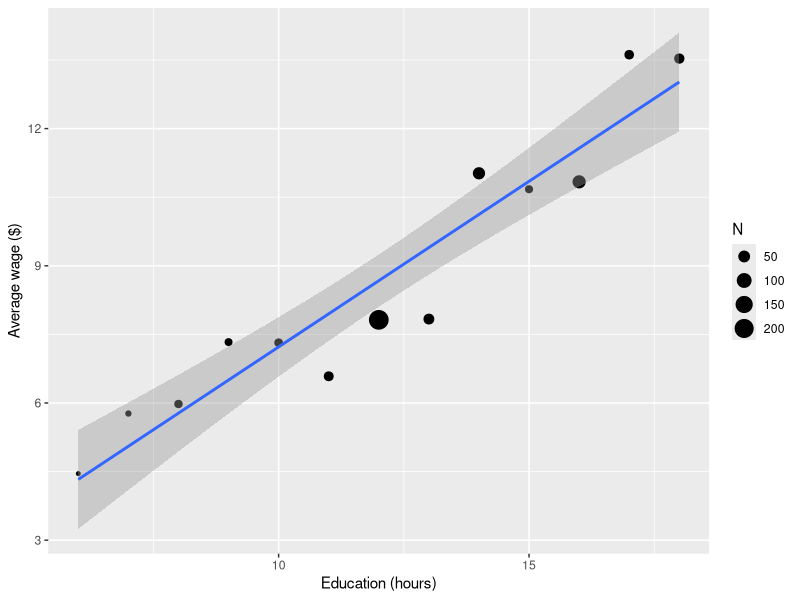
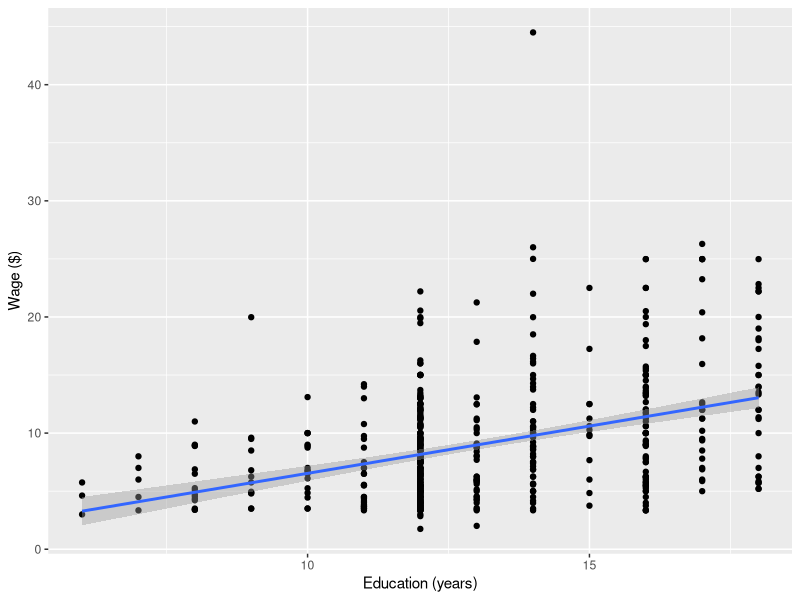
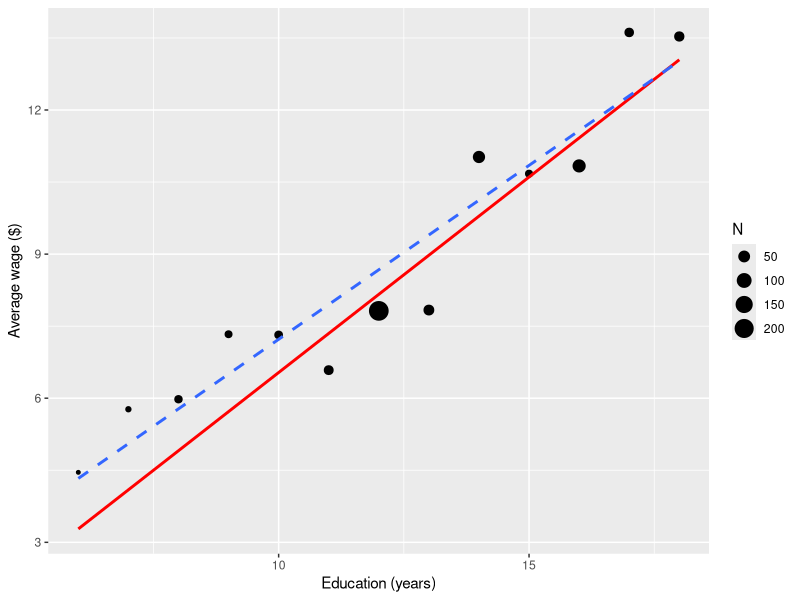
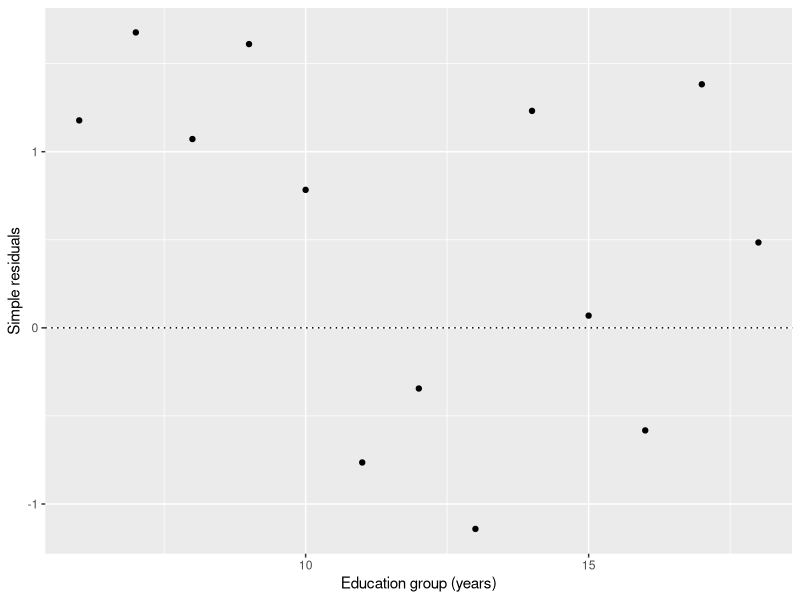
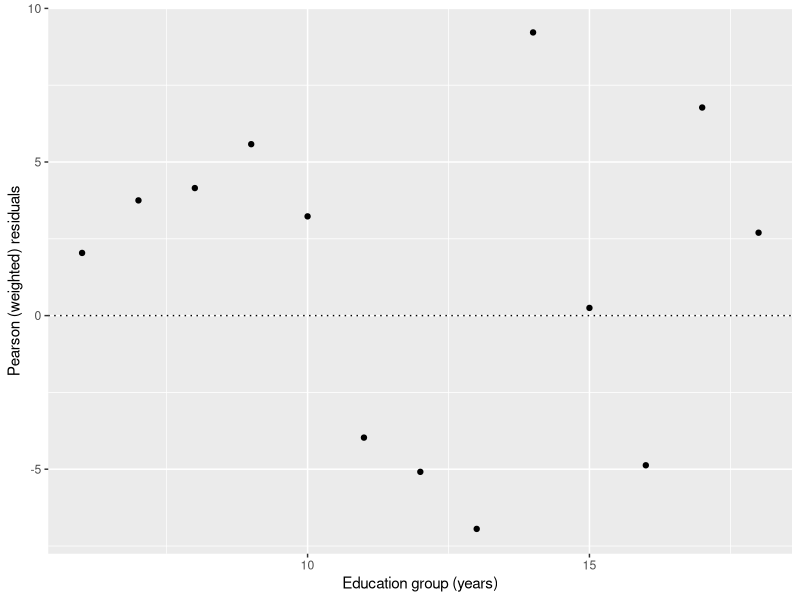
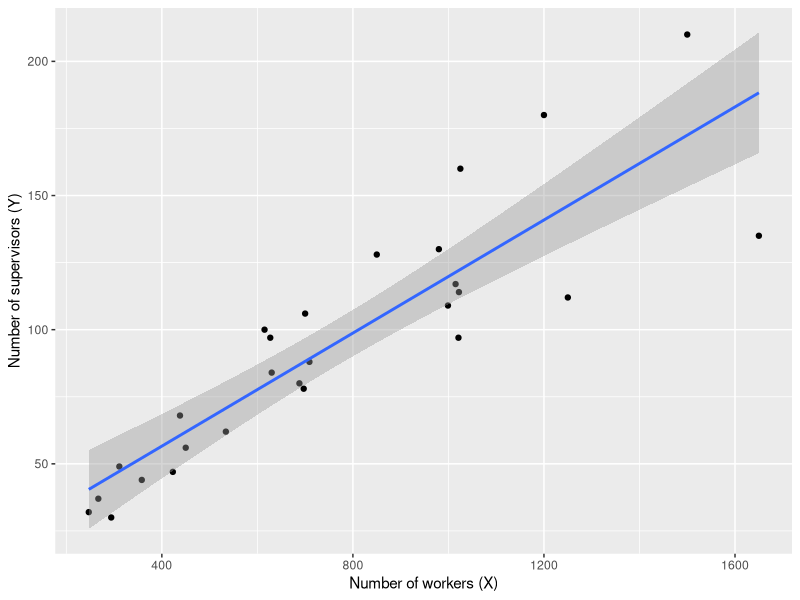
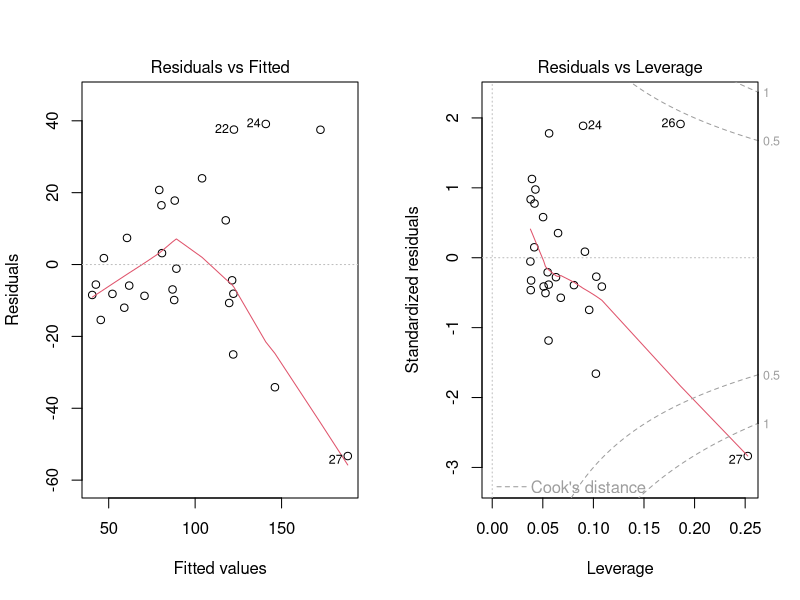
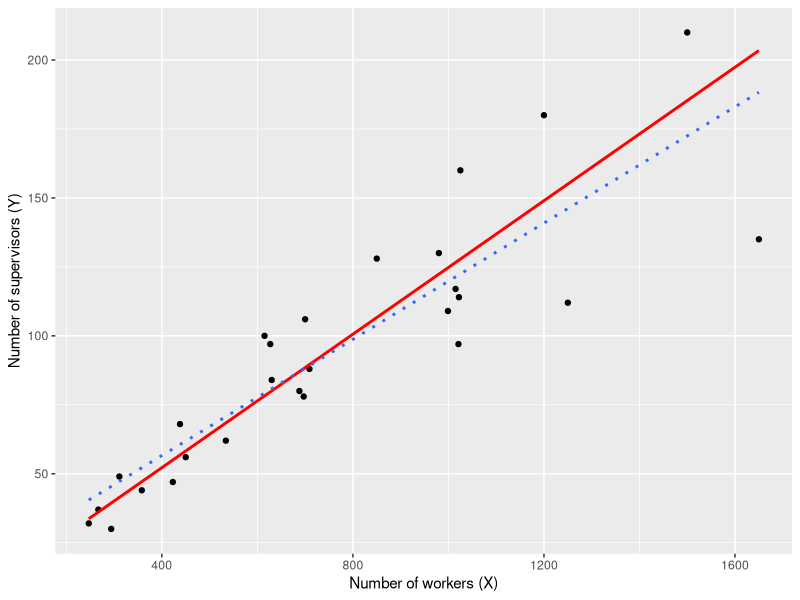

The R script that drew these images, in order:
## ---- chunk 1
library(knitr)
opts_chunk$set(dev=c("png", "pdf"))
opts_chunk$set(fig.height=5, fig.width=7, fig.path="Figures/", fig.alt="unlabelled")
opts_chunk$set(comment="", fig.align="center", tidy=TRUE)
options(knitr.kable.NA = '')
library(tidyverse)
library(broom)
## ---- chunk 2
CPS5grouped =read.csv("CPS5grouped.csv",header=TRUE)
CPS5grouped =read.csv("../data/CPS5grouped.csv")
CPS5grouped
## ---- chunk 3
ggplot(data=CPS5grouped,
       mapping=aes(x=EDgroup, y=AvWage)) +
  geom_point(mapping = aes(size = N)) +
  geom_smooth(method='lm') +
  labs(x="Education (hours)", y = "Average wage ($)")
## ---- chunk 4
grouped.lm <- lm(AvWage ~ EDgroup, data=CPS5grouped)
summary(grouped.lm)
## ---- chunk 5
CPS5 = read.csv("CPS5.csv", header=TRUE)
CPS5 = read.csv("../data/CPS5.csv", header=TRUE)
head(CPS5);
## ---- chunk 6
ggplot(data=CPS5,
       mapping=aes(x=ED, y=WG)) +
  geom_point() +
  geom_smooth(method='lm') +
  labs(x="Education (years)", y="Wage ($)")
## ---- chunk 7
cps5.lm  = lm(WG ~ ED, data=CPS5)
summary(cps5.lm)
## ---- chunk 8
cps.wls = lm(AvWage ~ EDgroup, weights=N, data=CPS5grouped)
summary(cps.wls)
## ---- chunk 9
summary(cps5.lm)
## ---- chunk 10
ggplot(data=CPS5grouped,
       mapping=aes(x=EDgroup, y=AvWage)) +
  geom_point(mapping=aes(size=N)) +
  geom_smooth(method='lm', mapping=aes(weight=N), col='red', se=FALSE) +
  geom_smooth(method='lm', linetype = 'dashed' , se=FALSE) +
  labs(x="Education (years)", y="Average wage ($)")
## ---- chunk 11
augment(cps.wls, CPS5grouped) |>
  ggplot(mapping = aes(x=EDgroup, y=.resid)) +
  geom_point() +
  geom_hline(yintercept=0, linetype="dotted") +
  labs(y="Simple residuals", x="Education group (years)")
## ---- chunk 12
augment(cps.wls, CPS5grouped) |>
  mutate(pearson = .resid*sqrt(N)) |>
  ggplot(mapping = aes(x=EDgroup, y=pearson)) +
  geom_point() +
  geom_hline(yintercept=0, linetype="dotted") +
  labs(y="Pearson (weighted) residuals", x="Education group (years)")
## ---- chunk 13
supervisors = read.csv("supervisors.csv")
supervisors = read.csv("../data/supervisors.csv")
supervisors
## ---- chunk 14
ggplot(supervisors,
       mapping=aes(x=X, y=Y)) +
  geom_point() +
  geom_smooth(method='lm') +
  labs(x = "Number of workers (X)", y = "Number of supervisors (Y)")
## ---- chunk 15
sup.lm <- lm(Y ~ X, data=supervisors)
par(mfrow=c(1,2))
plot(sup.lm, which=c(1,5))
## ---- chunk 16
sup.wls = lm(Y ~ X  , data=supervisors, weights = 1/X^2 )
summary(sup.wls)
## ---- chunk 17
ggplot(data=supervisors,
       mapping=aes(x=X, y=Y)) +
  geom_point() +
  geom_smooth(method='lm', mapping=aes(weight=1/X^2), col='red', se=FALSE) +
  geom_smooth(method='lm', linetype='dotted', se=FALSE) +
  labs(x="Number of workers (X)", y = "Number of supervisors (Y)")
## ---- chunk 18
augment(sup.wls) |>
  mutate(pearson = .resid/X) |>
  ggplot(mapping = aes(x=X, y=pearson)) +
  geom_point() +
  geom_hline(yintercept=0, linetype="dotted")
  labs(y="Pearson (weighted) residuals", x="Number of workers (X)")
## ---- chunk 19
CPS5weighted <- CPS5grouped |> mutate(Wt = N/ StDev^2)
cps.wls2 <- lm(AvWage ~ EDgroup, weights=Wt, data=CPS5weighted)
summary(cps.wls2)
## ---- chunk 20
ggplot(data=CPS5weighted,
       mapping=aes(x=EDgroup, y=AvWage)) +
  geom_point(mapping=aes(size=N)) +
  geom_smooth(method='lm', mapping=aes(weight=Wt), col='red', se=FALSE) +
  geom_smooth(method='lm', mapping=aes(weight=N), linetype='dotted', se=FALSE) +
  labs(x="Education group (years)", y="Average Wage ($)")
